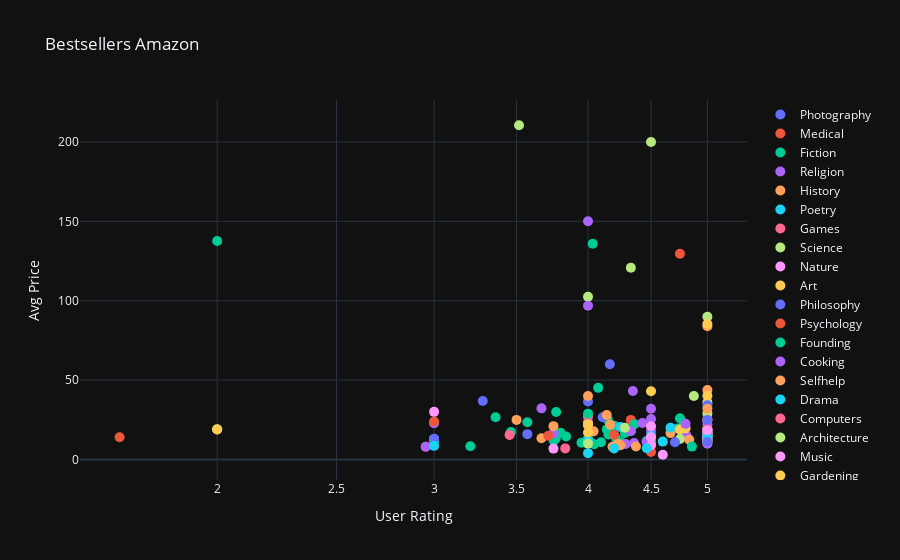

Notebook code cell kept with this figure:
### Code cell
from pyspark.sql import functions as F
from plotly.subplots import make_subplots
import plotly.graph_objs as go
import pandas as pd

# Group by Genre and Year and calculate the mean
df1 = books_final.groupBy(['categories', 'publishedYear']).agg(F.mean('rating').alias('User Rating'), F.mean('Price').alias('Price')).toPandas()

# Create a bubble plot using Plotly
fig = make_subplots(rows=1, cols=1)

# Add traces for each genre
for genre in df1['categories'].unique():
    df_genre = df1[df1['categories'] == genre]
    fig.add_trace(go.Scatter(
        x=df_genre['User Rating'],
        y=df_genre['Price'],
        mode='markers',
        marker=dict(size=10),
        name=genre
    ))

# Update layout
fig.update_layout(
    template="plotly_dark",
    title='Bestsellers Amazon',
    xaxis_title='User Rating',
    yaxis_title='Avg Price',
    xaxis=dict(type='log'),  # Log scale for x-axis
    showlegend=True
)

# Show plot
fig.show()

### Figure 1 — Plotly figure (JSON) as saved in the notebook; plotly's stock layout.template omitted (floating-point values rounded to 4 significant figures)
{"data": [{"marker": {"size": 10}, "mode": "markers", "name": "Photography", "type": "scatter", "x": [3.286, 3, 4.167, 4], "y": [36.85, 11.95, 60, 36.5]}, {"marker": {"size": 10}, "mode": "markers", "name": "Medical", "type": "scatter", "x": [1.667, 4.333, 4.5, 4.5, null, 5, 4], "y": [14, 24.95, 4.7, 10.2, 18.95, 18.95, 12.71]}, {"marker": {"size": 10}, "mode": "markers", "name": "Fiction", "type": "scatter", "x": [3.839, 4.463, 3.769, 4.75, 4.151, 4.364, 3.21, 4.143, 4, 4.099, 4.286, 4.786, 4.771, 4.215, 3.8, 4.25, 4.156, 3.365, 3.752, 4.201, 3.952, 4.333, 4.046, 3.766, 4.019, 4.035, 3.463, 4.077, 4.5, 5, 4.727, 5, 4.5, 2, 3], "y": [14.52, 11.6, 29.87, 26.02, 25.13, 22.24, 8.342, 18.95, 13.19, 10.91, 16.69, 22.84, 16.53, 13.32, 16.89, 11.1, 15.74, 26.57, 11.77, 21.33, 10.61, 18.03, 9.595, 13.2, 10.67, 135.9, 17.33, 45.13, 10.99, 17.48, 19.51, 17.12, 11.2, 137.6, 11.51]}, {"marker": {"size": 10}, "mode": "markers", "name": "Religion", "type": "scatter", "x": [4.429, 4.292, 4.2, 4.5, 4.463, 4.36, 4.81, 5, 4, 4, 4.5, 5, 3, 5], "y": [22.99, 9.738, 7.56, 25.5, 10.97, 10.37, 14.9, 22, 23.39, 150, 17.99, 12.33, 22.8, 18.95]}, {"marker": {"size": 10}, "mode": "markers", "name": "History", "type": "scatter", "x": [4.169, 4.231, 4.042, 4.188, 4, 4.667, 5, 4, 5, 5, 3.5, 5, 5, 4, 5], "y": [21.95, 9.95, 17.71, 8.045, 22.99, 16.62, 18.99, 39.95, 83.95, 12.99, 24.95, 16, 15.95, 21.38, 43.76]}, {"marker": {"size": 10}, "mode": "markers", "name": "Poetry", "type": "scatter", "x": [4.5, 4.25, 3, 5, 4, 5, 5], "y": [14.95, 20.45, 12.95, 15.95, 10.95, 12.95, 13.95]}, {"marker": {"size": 10}, "mode": "markers", "name": "Games", "type": "scatter", "x": [4], "y": [27]}, {"marker": {"size": 10}, "mode": "markers", "name": "Science", "type": "scatter", "x": [4, 5, 5, 3.516, 4.75, 2, 4.5, 5], "y": [102.5, 28.95, 89.95, 210.5, 12.95, 18.99, 200, 35.97]}, {"marker": {"size": 10}, "mode": "markers", "name": "Nature", "type": "scatter", "x": [4.5, 3.75, 4.5, 5], "y": [8.95, 6.87, 20.95, 16.95]}, {"marker": {"size": 10}, "mode": "markers", "name": "Art", "type": "scatter", "x": [5, 5, 4.8, 5, 4, 2, 5], "y": [11.96, 16.87, 19.61, 85.34, 21.99, 18.95, 40.15]}, {"marker": {"size": 10}, "mode": "markers", "name": "Philosophy", "type": "scatter", "x": [4.111, 4.706, 3.571, 3, 5], "y": [26.56, 10.88, 15.96, 12.99, 34.12]}, {"marker": {"size": 10}, "mode": "markers", "name": "Psychology", "type": "scatter", "x": [4.75, 4.2, 2.953, 5, 3, 4, 5, 5], "y": [129.6, 15.56, 7.99, 18.95, 23.95, 10.61, 18, 24.95]}, {"marker": {"size": 10}, "mode": "markers", "name": "Founding", "type": "scatter", "x": [3.571], "y": [23.5]}, {"marker": {"size": 10}, "mode": "markers", "name": "Cooking", "type": "scatter", "x": [3.75, 4.35, 4.333, 2.953, 5, 4.5, 5], "y": [16.47, 43.17, 17.95, 7.99, 14.95, 31.95, 9.95]}, {"marker": {"size": 10}, "mode": "markers", "name": "Selfhelp", "type": "scatter", "x": [4.375, 3.75, 4.143, 4.833, 3.667, 5], "y": [8.183, 21, 27.95, 12.44, 13.36, 32]}, {"marker": {"size": 10}, "mode": "markers", "name": "Drama", "type": "scatter", "x": [4.667, 4, 4.465, 3, 4, 4.6], "y": [19.95, 11.95, 7.06, 8.59, 3.99, 11.26]}, {"marker": {"size": 10}, "mode": "markers", "name": "Computers", "type": "scatter", "x": [3.455], "y": [15.5]}, {"marker": {"size": 10}, "mode": "markers", "name": "Architecture", "type": "scatter", "x": [4.286, 4.333, 4], "y": [19.95, 120.8, 10]}, {"marker": {"size": 10}, "mode": "markers", "name": "Music", "type": "scatter", "x": [4.6, 5, 5, 5, 5, 4.5], "y": [2.99, 13.66, 14.95, 10.91, 24.95, 13.95]}, {"marker": {"size": 10}, "mode": "markers", "name": "Gardening", "type": "scatter", "x": [4.75, 4], "y": [18.96, 16.95]}, {"marker": {"size": 10}, "mode": "markers", "name": "Humor", "type": "scatter", "x": [5, 5], "y": [24.95, 17.95]}, {"marker": {"size": 10}, "mode": "markers", "name": "Fairies", "type": "scatter", "x": [3.714], "y": [14.95]}, {"marker": {"size": 10}, "mode": "markers", "name": "Education", "type": "scatter", "x": [4.857, 4], "y": [8.127, 28.88]}, {"marker": {"size": 10}, "mode": "markers", "name": "Mathematics", "type": "scatter", "x": [4.8, 3.667, 4], "y": [22.46, 32.22, 96.8]}, {"marker": {"size": 10}, "mode": "markers", "name": "Pets", "type": "scatter", "x": [4.25], "y": [8.99]}, {"marker": {"size": 10}, "mode": "markers", "name": "Design", "type": "scatter", "x": [5, 4.2], "y": [14.95, 6.99]}, {"marker": {"size": 10}, "mode": "markers", "name": "Bilingual", "type": "scatter", "x": [3.833], "y": [7]}, {"marker": {"size": 10}, "mode": "markers", "name": "Bibles", "type": "scatter", "x": [4.875], "y": [39.95]}, {"marker": {"size": 10}, "mode": "markers", "name": "Travel", "type": "scatter", "x": [5, 3], "y": [18.49, 30]}, {"marker": {"size": 10}, "mode": "markers", "name": "Transportation", "type": "scatter", "x": [4.5], "y": [42.95]}, {"marker": {"size": 10}, "mode": "markers", "name": "Animals", "type": "scatter", "x": [5], "y": [11.01]}], "layout": {"showlegend": true, "title": {"text": "Bestsellers Amazon"}, "xaxis": {"anchor": "y", "domain": [0, 1], "title": {"text": "User Rating"}, "type": "log"}, "yaxis": {"anchor": "x", "domain": [0, 1], "title": {"text": "Avg Price"}}}}
